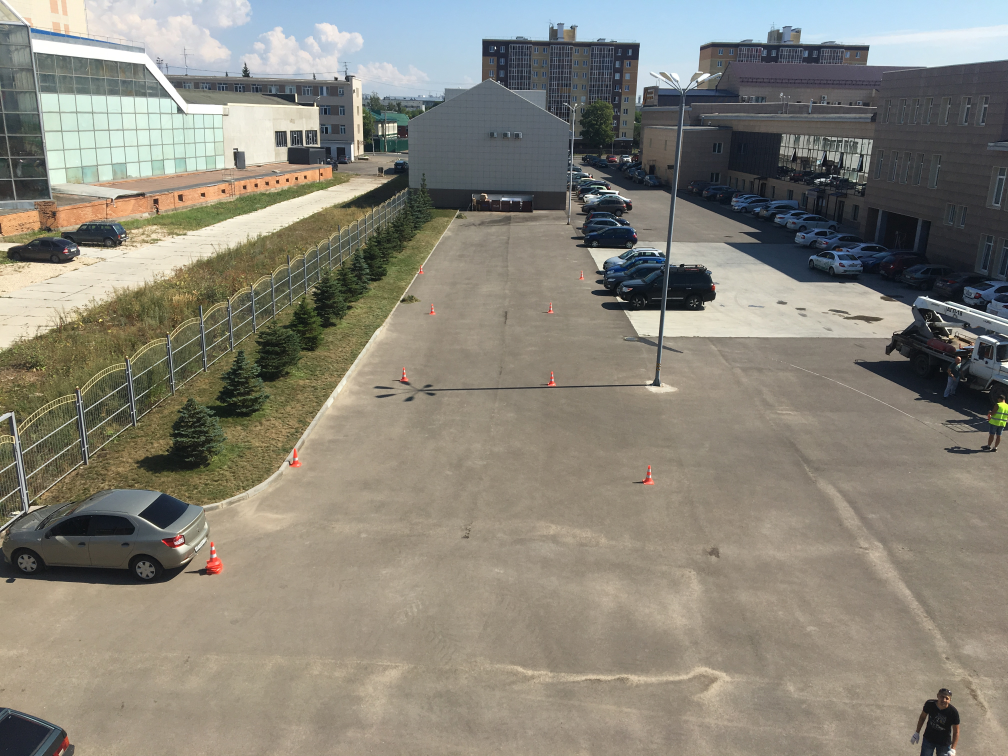
#> input picture photos/1.JPG, 4032 x 3024 px (shown at 1/4 size)
$ python test.py
#> lines starting #> are read from the running program, lines starting #| are printed output that depends on the picture
import cv2
import numpy as np
import math


path_to_src = 'photos/1.JPG'
dst_size_height = 2000


def print_(s):
    print('-'*50)
    print(s)
    print('-'*50)


def get_points(file_pts):
    with open(file_pts) as f:
        content = f.readlines()
    content = [x.replace('\n', '') for x in content]

    pts_src = np.zeros(shape=(8))
    for i, item in enumerate(content[0].split(' ')):
        pts_src[i] = int(item)
    pts_src = np.reshape(pts_src, newshape=(4, 2))

    pts_dst = np.zeros(shape=(8))
    for i, item in enumerate(content[1].split(' ')):
        pts_dst[i] = int(item)
    pts_dst = np.reshape(pts_dst, newshape=(4, 2))

    return pts_src, pts_dst


#TODO find analitycal solution for absolute coordinates

im_src = cv2.imread(path_to_src)
#> im_src is the input picture: shape (3024, 4032, 3); mean B, G, R 121.1, 132.4, 136.2

# edge coordinates in meters
a = [9.98, 30.57]
b = [9.99, 0.64]
c = [0, 0]
d = [0, 30]
pts_real = [a, b, c, d]

x_min, x_max = 1000, 0
y_min, y_max = 1000, 0
for item in pts_real:
    if item[0] < x_min:
        x_min = item[0]
    if item[0] > x_max:
        x_max = item[0]
    if item[1] < y_min:
        y_min = item[1]
    if item[1] > y_max:
        y_max = item[1]

resolution_scale = (x_max - x_min) / (y_max - y_min)
dst_size_width = round(dst_size_height * resolution_scale)
scale_x = dst_size_width / (x_max - x_min)
scale_y = dst_size_height / (y_max - y_min)

# calculate dst coordinates automatically
pts_dst = []
for i, item in enumerate(pts_real):
    pts_dst.append([item[0] * scale_x, item[1] * scale_y])
pts_dst = np.array(pts_dst)

# edge points on the photo
A = [2597, 1862]
B = [2327, 1086]
C = [1682, 1061]
D = [1179, 1796]
pts_src =  np.array([A, B, C, D])

h, status = cv2.findHomography(pts_src, pts_dst)

# new_point = np.dot(h,np.array([[2424],[1825],[1]]))
# new_point = new_point/new_point[-1]
# print_("position of the blob on the ground xy plane: {}".format(new_point))

im_out = cv2.warpPerspective(im_src, h, (dst_size_width, dst_size_height))
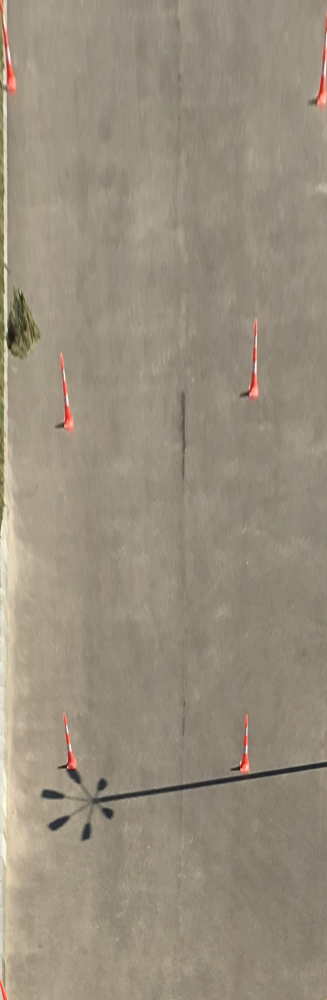
#> im_out: shape (2000, 654, 3) (shown at 1/2 size); mean B, G, R 125.8, 142.5, 152.9

# [8 lines of commented-out code are left out]

cv2.imwrite('res.jpg', im_out)

$ run again, with photos/2.JPG copied over photos/1.JPG
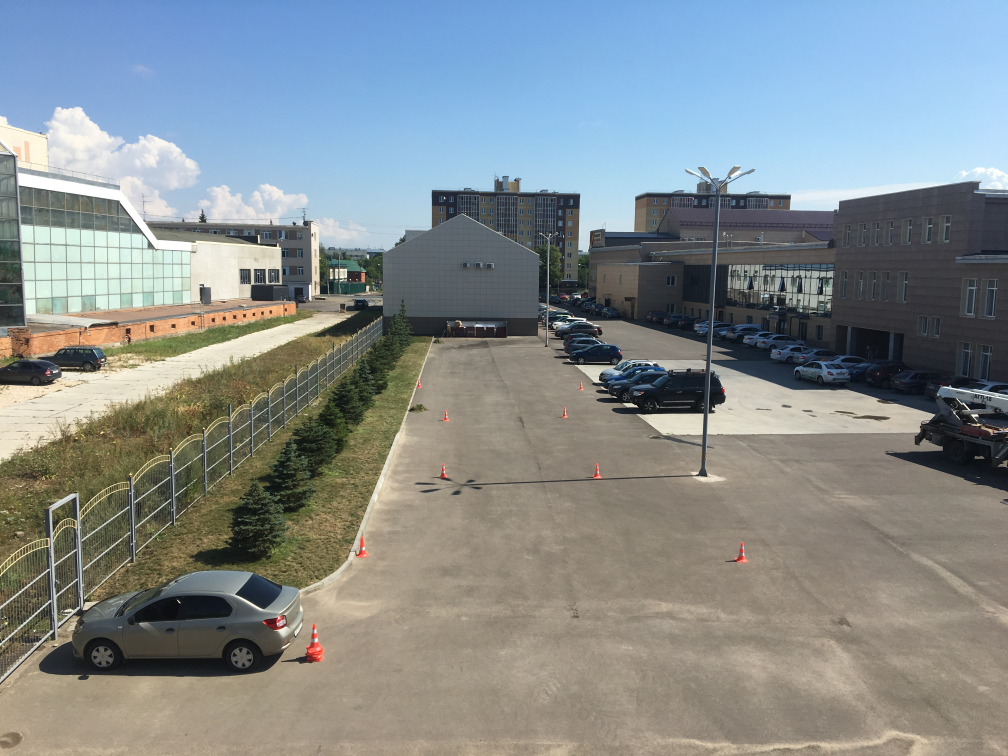
#> input picture photos/2.JPG, 4032 x 3024 px (shown at 1/4 size)
#> im_src is the input picture: shape (3024, 4032, 3); mean B, G, R 141.6, 140.1, 133
#> `im_out = cv2.warpPerspective(im_src, h, (dst_size_width, dst_size_heig..`:
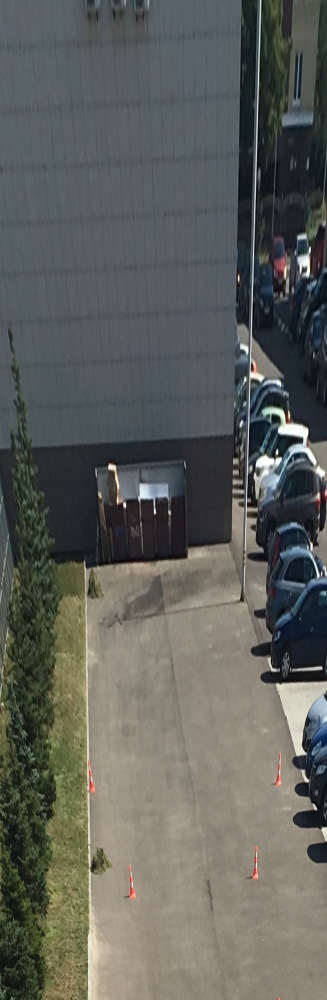
#> im_out: shape (2000, 654, 3) (shown at 1/2 size); mean B, G, R 91.1, 95.8, 93.8

$ run again, with photos/3.JPG copied over photos/1.JPG
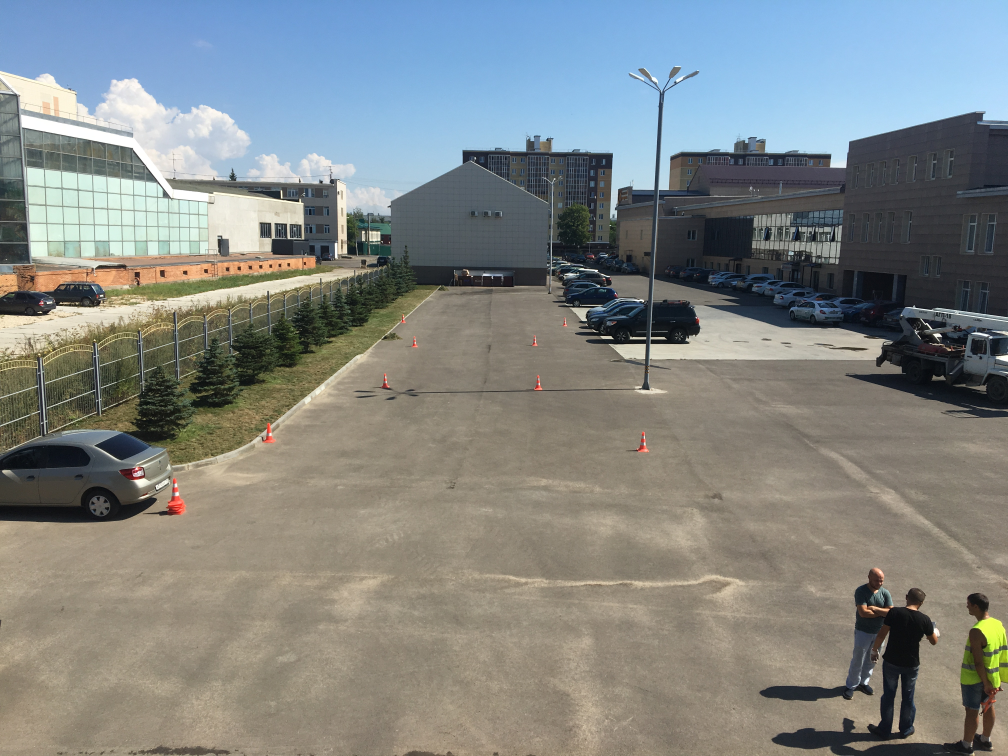
#> input picture photos/3.JPG, 4032 x 3024 px (shown at 1/4 size)
#> im_src is the input picture: shape (3024, 4032, 3); mean B, G, R 131.9, 134, 130
#> `im_out = cv2.warpPerspective(im_src, h, (dst_size_width, dst_size_heig..`:
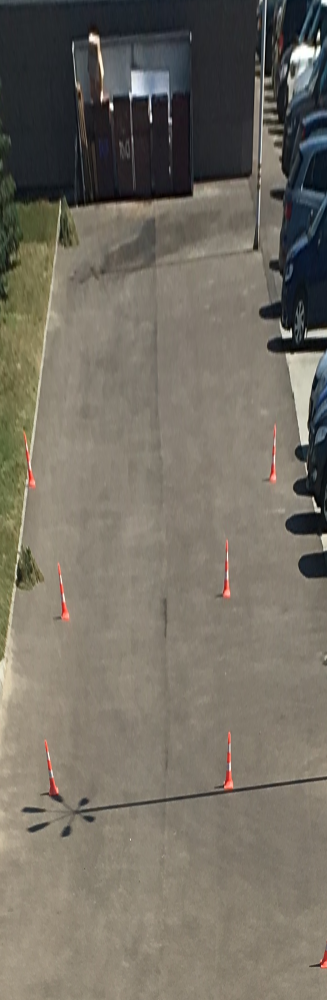
#> im_out: shape (2000, 654, 3) (shown at 1/2 size); mean B, G, R 98.9, 109.6, 115

$ run again, with photos/4.JPG copied over photos/1.JPG
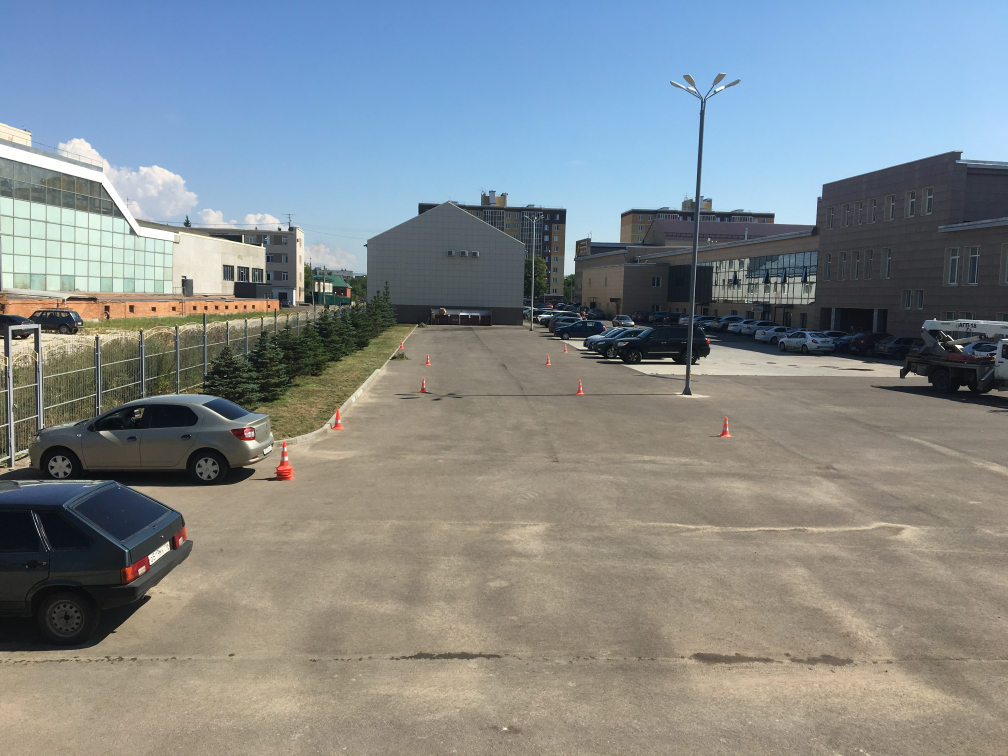
#> input picture photos/4.JPG, 4032 x 3024 px (shown at 1/4 size)
#> im_src is the input picture: shape (3024, 4032, 3); mean B, G, R 140.4, 138.1, 131.2
#> `im_out = cv2.warpPerspective(im_src, h, (dst_size_width, dst_size_heig..`:
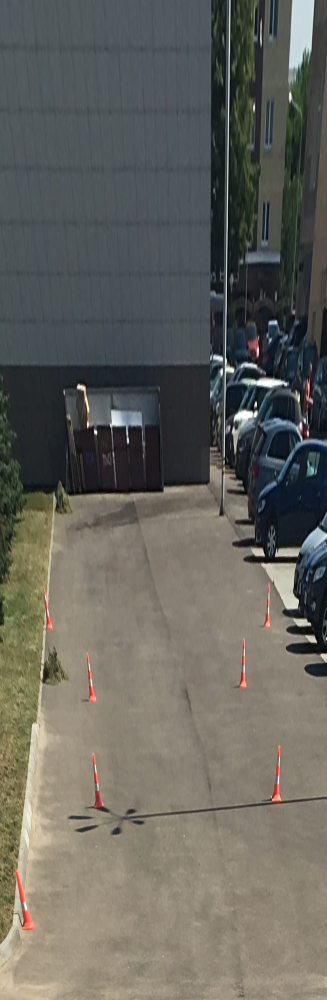
#> im_out: shape (2000, 654, 3) (shown at 1/2 size); mean B, G, R 93, 100.1, 101.1
